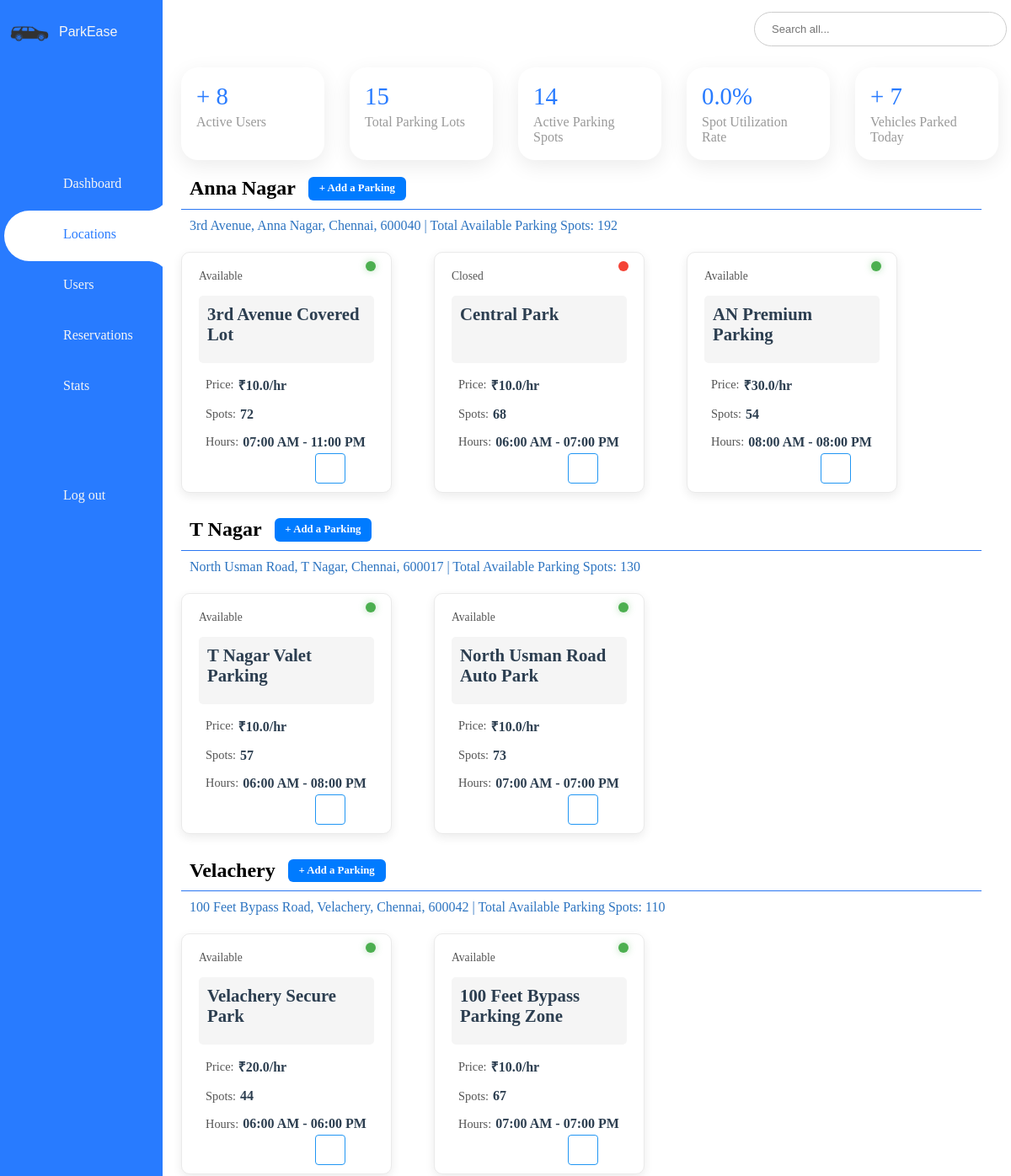
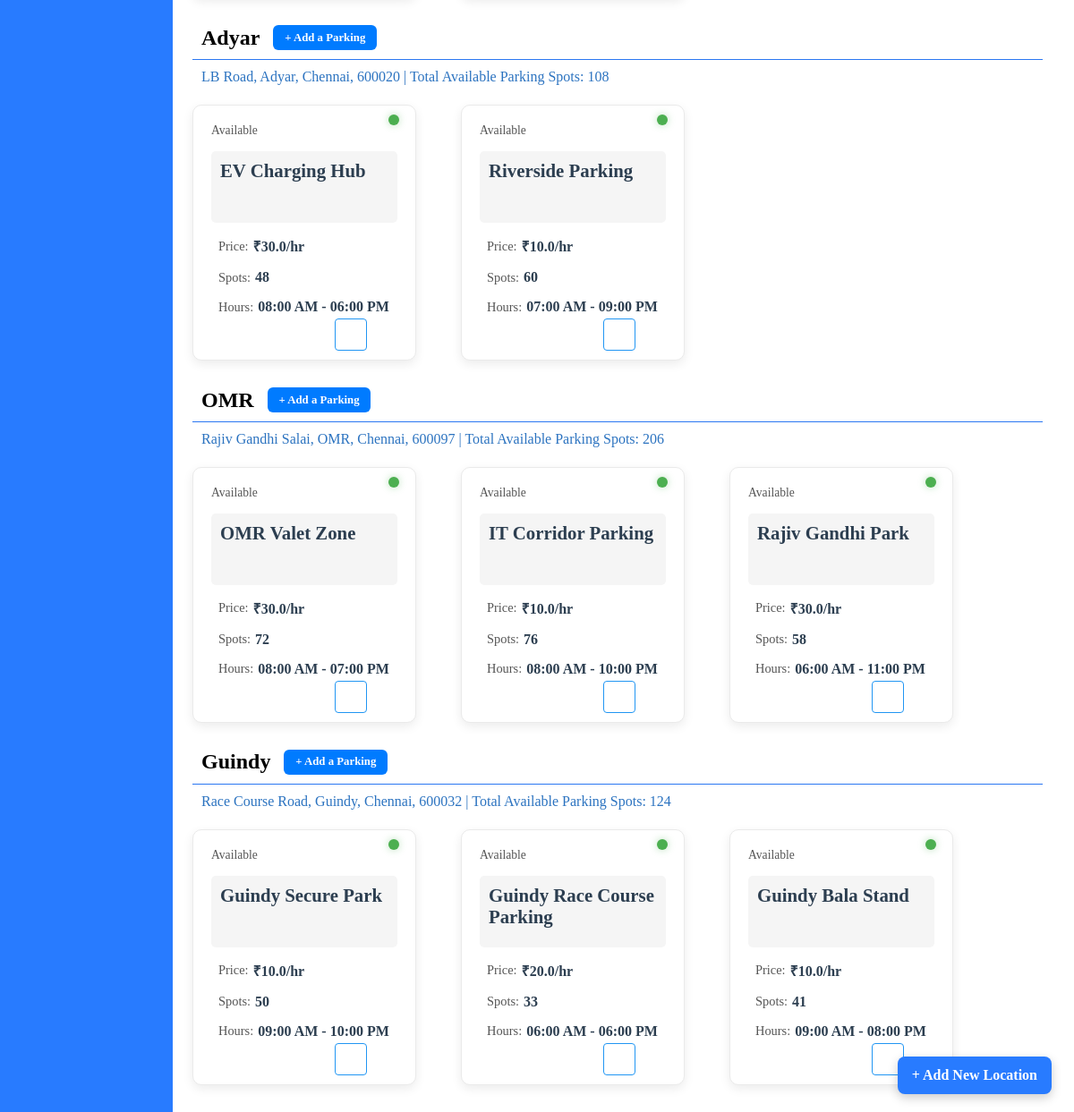
The page /admin/parking_locations on the database its author committed (2 pictures, top to bottom).
### model.py (models this page shows, shortened)
class Location(db.Model):
    id = db.Column(db.Integer, primary_key=True)
    name = db.Column(db.String(100), nullable=False)
    address = db.Column(db.String(200), nullable=False)
    pin_code = db.Column(db.String(10))
    parking_lots = db.relationship('ParkingLot', backref='location_ref', lazy=True)

class ParkingLot(db.Model):
    id = db.Column(db.Integer, primary_key=True)
    prime_location_name = db.Column(db.String(100))
    price_per_hour = db.Column(db.Float)
    max_parking_spots = db.Column(db.Integer, nullable=False)
    available_spots = db.Column(db.Integer, nullable=False)
    available_from = db.Column(db.Time)
    available_to = db.Column(db.Time)
    is_active = db.Column(db.Boolean, default=True)
    image_url = db.Column(db.String)
    admin_notes = db.Column(db.Text)
    location_id = db.Column(db.Integer, db.ForeignKey('location.id'), nullable=False)
    spots = db.relationship('ParkingSpot', backref='lot', cascade='all, delete-orphan', lazy=True)

### routes/admin_routes.py (the view)
@admin_bp.route('/parking_locations', methods=['GET', 'POST'])
def locations():
    all_locations = Location.query.all()
    location_data = []
    for loc in all_locations:
        lots = ParkingLot.query.filter_by(location_id=loc.id).all()
        total_available_spots = 0
        for lot in lots:
            available_spots = ParkingSpot.query.filter_by(lot_id=lot.id, status='A').count()
            total_available_spots += available_spots
        location_data.append({
            "location": loc,
            "lots": lots,
            "total_available_spots": total_available_spots  # Add the total available spots
        })
    today = datetime.today().date()
    lots = ParkingLot.query.all()
    vehicles_parked_today = Reservation.query.filter(Reservation.parking_timestamp >= datetime.combine(today, datetime.min.time())).count()
    parking_lots = []
    total_occupied_spots = 0
    total_spots = 0
    for lot in lots:
        occupied_count = ParkingSpot.query.filter_by(lot_id=lot.id, status='O').count()
        total = lot.available_spots or 1
        total_occupied_spots += occupied_count
        total_spots += total
        utilization = (occupied_count / total) * 100
        parking_lots.append({
            'id': lot.id,
            'prime_location_name': lot.prime_location_name,
            'available_spots': lot.available_spots,
            'max_parking_spots': lot.max_parking_spots,
            'occupied_spots': occupied_count,
            'utilization_rate': round(utilization, 1)
        })
    overall_utilization = round((total_occupied_spots / total_spots) * 100, 1) if total_spots else 0
    active_users = User.query.filter_by(is_active=True).count()
    total_parking_lots = ParkingLot.query.count()
    active_parkings = ParkingLot.query.filter_by(is_active=True).count()
    selected_location_id = request.args.get('location_id', type=int)
    selected_location = Location.query.get(selected_location_id) if selected_location_id else None
    return render_template('admin/locations.html',
                           active_users=active_users,
                           parking_lots=parking_lots,
                           active_parkings=active_parkings,
                           total_parking_lots=total_parking_lots,
                           utilization_rate=overall_utilization,
                           vehicles_parked_today=vehicles_parked_today,
                           location_data=location_data,
                           selected_location_id=selected_location_id,
                           selected_location=selected_location)

### templates/admin/locations.html (shortened to what this page needs)
{% extends 'admin/adash_base.html' %}
{% block custom_styles %}
<link rel="stylesheet" href="{{ url_for('static', filename='/style/admin/locations.css') }}">
{% endblock%}
{% block body %}
{% block content %}
<div class="locations-wrapper">
    {% for item in location_data %}
    <div class="location-section">
        <div class="location-header">
            <h2>
                {{ item.location.name }}
            </h2>
            <a href="{{ url_for('admin.add_new_parking') }}?location_id={{ item.location.id }}" class="add-parking-btn">
                + Add a Parking
            </a>
        </div>
        <p class="location-address">
            {{ item.location.address }}, {{ item.location.pin_code }} | Total Available Parking Spots: {{ item.total_available_spots }}
        </p>
        <div class="lot-cards">
            {% for lot in item.lots %}
            <div class="lot-card">
                <div class="lot-content">
                    <div class="status-indicator">
                        <div class="status-dot {% if lot.is_active %}active{% else %}inactive{% endif %}"></div>
                        <span class="status-text">{% if lot.is_active %}Available{% else %}Closed{% endif %}</span>
                    </div>
                    <div class="lot-details">
                        <h3 class="lot-title">{{ lot.prime_location_name }}</h3>
                        <div class="detail-grid">
                            <div class="detail-item">
                                <span class="detail-label">Price:</span>
                                <span class="detail-value">₹{{ lot.price_per_hour }}/hr</span>
                            </div>
                            <div class="detail-item">
                                <span class="detail-label">Spots:</span>
                                <span class="detail-value">{{ lot.available_spots }}</span>
                            </div>
                            <div class="detail-item">
                                <span class="detail-label">Hours:</span>
                                <span class="detail-value">
                                    {{ lot.available_from.strftime('%I:%M %p') }} - {{ lot.available_to.strftime('%I:%M
                                    %p') }}
                                </span>
                            </div>
                        </div>
                    </div>
                </div>
                <div class="card-actions">
                    <a href="{{ url_for('admin.edit_parking', lot_id=lot.id) }}" class="action-btn edit-btn"
                        title="Edit">
                    </a>
                    <form action="{{ url_for('admin.delete_parking', lot_id=lot.id) }}" method="POST"
                        class="delete-form">
                        <button type="submit" class="action-btn delete-btn" title="Delete"
                            onclick="return confirm('Are you sure you want to delete this parking lot?');">
                        </button>
                    </form>
                </div>
            </div>
            {% endfor %}
        </div>
    </div>
    {% endfor %}
</div>
<a href="{{ url_for('admin.add_location') }}" class="add-location-btn">
    + Add New Location
</a>
{% endblock %}
{% endblock %}

### static/style/admin/adash_base.css (style rules this page uses)
* { margin: 0; padding: 0; box-sizing: border-box; }
:root { --blue: #287bff; --white: #fff; --grey: #f5f5f5; --black1: #222; --black2: #999; }
body { min-height: 100vh; overflow-x: hidden; }

### static/style/admin/locations.css (style rules this page uses)
.locations-wrapper { margin: 0px 40px 0px 20px; }
.location-section { margin-bottom: 30px; }
.location-address { margin-bottom: 22px; padding-left: 10px; color: #0057b3d4; }
.lot-cards { display: flex; gap: 50px; }
.lot-card { position: relative; width: 250px; border-radius: 10px; padding: 1rem; background-color: #f5f5f5; box-shadow: 0 2px 6px rgba(0, 0, 0, 0.1); transition: transform 0.2s ease; }
.location-header { display: flex; border-bottom: 1px solid #2b77f2; padding: 0px 0px 10px 10px; align-items: center; margin: 0px 0px 10px 0px ; }
.add-parking-btn { padding: 0.4rem 0.8rem; background-color: #007bff; color: white; margin-left: 15px; border-radius: 6px; text-decoration: none; font-weight: bold; font-size: 0.8rem; transition: background-color 0.2s ease; }
.status-dot { position: absolute; top: 10px; right: 10px; width: 12px; height: 12px; border-radius: 50%; z-index: 1; }
.status-dot.active { background-color: #28a746c6; }
.status-dot.inactive { background-color: #6c757d; }
.lot-card { background: white; border-radius: 10px; box-shadow: 0 4px 12px rgba(0, 0, 0, 0.08); padding: 20px; position: relative; overflow: hidden; transition: transform 0.3s ease, box-shadow 0.3s ease; border: 1px solid #eaeaea; }
.status-indicator { display: flex; align-items: center; margin-bottom: 15px; }
.status-dot { width: 12px; height: 12px; border-radius: 50%; margin-right: 8px; }
.status-dot.active { background-color: #4CAF50; box-shadow: 0 0 8px rgba(76, 175, 80, 0.4); }
.status-dot.inactive { background-color: #F44336; }
.status-text { font-size: 0.85rem; font-weight: 500; color: #555; }
.lot-title { margin: 0 0 15px 0; color: #2c3e50; font-size: 1.3rem; }
.lot-details h3 { height: 80px; background-color: #f5f5f5; border-radius: 5px; padding: 10px; }
.detail-grid { display: grid; grid-template-columns: repeat(auto-fit, minmax(150px, 1fr)); gap: 15px; margin-bottom: 30px; }
.detail-item { display: flex; align-items: center; }
.detail-label { font-weight: 500; margin-right: 5px; color: #555; font-size: 0.9rem; }
.detail-value { color: #2c3e50; font-weight: 600; }
.card-actions { display: flex; justify-content:left; margin-top: 20px; gap: 10px; }
.action-btn { width: 36px; height: 36px; border-radius: 50%; display: flex; align-items: center; justify-content: center; cursor: pointer; transition: all 0.2s ease; border: none; background: transparent; position: relative; }
.edit-btn { color: #2196F3; border: 1px solid #2196F3; }
.delete-btn { color: #F44336; border: 1px solid #F44336; }
.card-actions { position: absolute; bottom: 10px; right: 10px; display: flex; gap: 8px; }
.action-btn { color: #555; font-size: 1.2rem; padding: 5px; border-radius: 4px; transition: all 0.2s ease; }
.delete-form { display: inline; }
.delete-form button { background: none; border: none; cursor: pointer; padding: 0; font: inherit; color: inherit; }
.add-location-btn { position: fixed; bottom: 20px; right: 25px; background-color: var(--blue); color: var(--white); border: none; padding: 12px 16px; font-size: 16px; font-weight: bold; border-radius: 8px; box-shadow: 0 4px 12px rgba(0, 0, 0, 0.2); cursor: pointer; transition: background-color 0.3s ease, transform 0.2s ease; text-decoration: none; z-index: 1000; }

### rows shown on the page
Location: location.name "Anna Nagar", location.address "3rd Avenue, Anna Nagar, Chennai", location.pin_code "600040"
ParkingLot: is_active True (drawn), prime_location_name "3rd Avenue Covered Lot", price_per_hour "10.0", available_spots "72", available_from "07:00 AM", available_to "11:00 PM"
ParkingLot: is_active False (drawn), prime_location_name "Central Park", price_per_hour "10.0", available_spots "68", available_from "06:00 AM", available_to "07:00 PM"
ParkingLot: is_active True (drawn), prime_location_name "AN Premium Parking", price_per_hour "30.0", available_spots "54", available_from "08:00 AM", available_to "08:00 PM"
Location: location.name "T Nagar", location.address "North Usman Road, T Nagar, Chennai", location.pin_code "600017"
ParkingLot: is_active True (drawn), prime_location_name "T Nagar Valet Parking", price_per_hour "10.0", available_spots "57", available_from "06:00 AM", available_to "08:00 PM"
ParkingLot: is_active True (drawn), prime_location_name "North Usman Road Auto Park", price_per_hour "10.0", available_spots "73", available_from "07:00 AM", available_to "07:00 PM"
Location: location.name "Velachery", location.address "100 Feet Bypass Road, Velachery, Chennai", location.pin_code "600042"
ParkingLot: is_active True (drawn), prime_location_name "Velachery Secure Park", price_per_hour "20.0", available_spots "44", available_from "06:00 AM", available_to "06:00 PM"
ParkingLot: is_active True (drawn), prime_location_name "100 Feet Bypass Parking Zone", price_per_hour "10.0", available_spots "67", available_from "07:00 AM", available_to "07:00 PM"
Location: location.name "Adyar", location.address "LB Road, Adyar, Chennai", location.pin_code "600020"
ParkingLot: is_active True (drawn), prime_location_name "EV Charging Hub", price_per_hour "30.0", available_spots "48", available_from "08:00 AM", available_to "06:00 PM"
ParkingLot: is_active True (drawn), prime_location_name "Riverside Parking", price_per_hour "10.0", available_spots "60", available_from "07:00 AM", available_to "09:00 PM"
Location: location.name "OMR", location.address "Rajiv Gandhi Salai, OMR, Chennai", location.pin_code "600097"
ParkingLot: is_active True (drawn), prime_location_name "OMR Valet Zone", price_per_hour "30.0", available_spots "72", available_from "08:00 AM", available_to "07:00 PM"
ParkingLot: is_active True (drawn), prime_location_name "IT Corridor Parking", price_per_hour "10.0", available_spots "76", available_from "08:00 AM", available_to "10:00 PM"
ParkingLot: is_active True (drawn), prime_location_name "Rajiv Gandhi Park", price_per_hour "30.0", available_spots "58", available_from "06:00 AM", available_to "11:00 PM"
Location: location.name "Guindy", location.address "Race Course Road, Guindy, Chennai", location.pin_code "600032"
ParkingLot: is_active True (drawn), prime_location_name "Guindy Secure Park", price_per_hour "10.0", available_spots "50", available_from "09:00 AM", available_to "10:00 PM"
ParkingLot: is_active True (drawn), prime_location_name "Guindy Race Course Parking", price_per_hour "20.0", available_spots "33", available_from "06:00 AM", available_to "06:00 PM"
ParkingLot: is_active True (drawn), prime_location_name "Guindy Bala Stand", price_per_hour "10.0", available_spots "41", available_from "09:00 AM", available_to "08:00 PM"

### other values the page prints
{{ active_users }} "8"
{{ total_parking_lots }} "15"
{{ active_parkings }} "14"
{{ utilization_rate }} "0.0"
{{ vehicles_parked_today }} "7"
{{ item.total_available_spots }} "192" "130" "110" "108" "206" "124"
